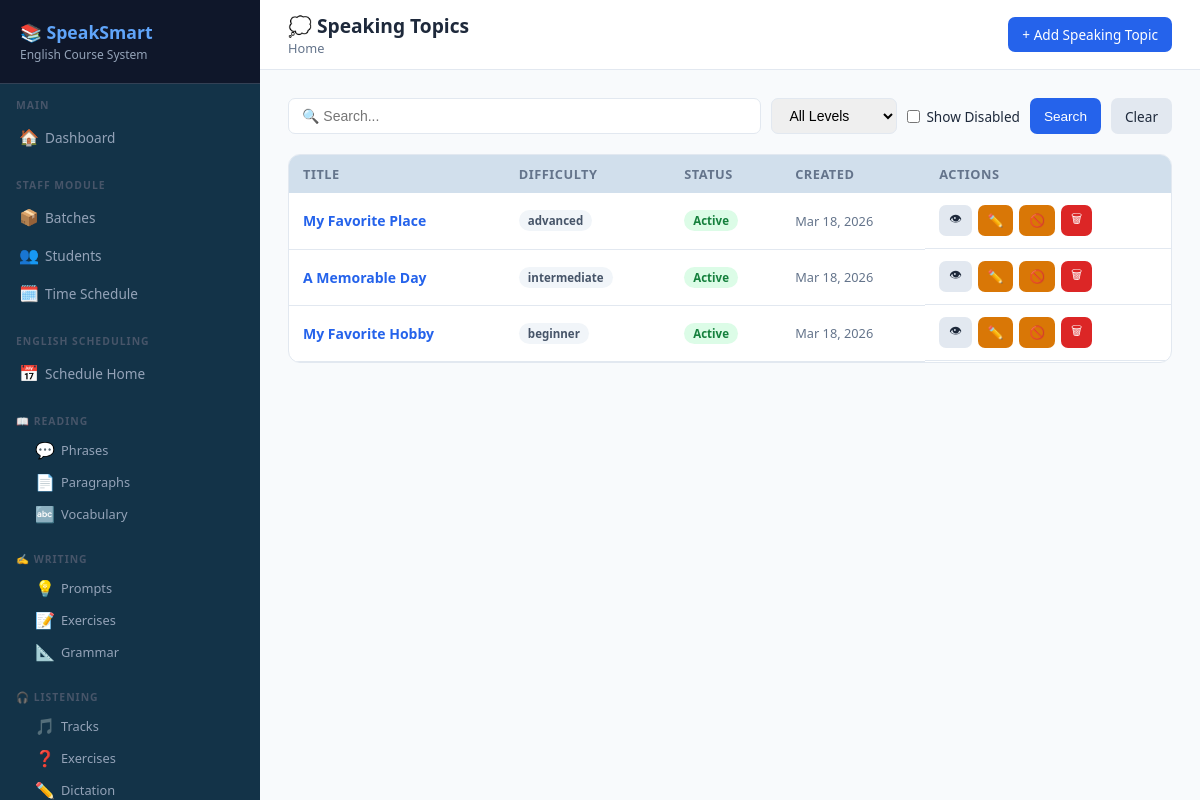
Screenshot of /scheduling/speaking/topics/ (signed in) with the database file from the repository.
### scheduling/models.py (models this page shows, shortened)
class SpeakingTopic(models.Model):
    title = models.CharField(max_length=200)
    description = models.TextField()
    discussion_questions = models.TextField(blank=True)
    useful_phrases = models.TextField(blank=True)
    time_limit_minutes = models.PositiveIntegerField(null=True, blank=True)
    difficulty = models.CharField(max_length=20, choices=DIFFICULTY_CHOICES, default='beginner')
    is_active = models.BooleanField(default=True)
    created_by = models.ForeignKey(User, on_delete=models.SET_NULL, null=True)
    created_at = models.DateTimeField(auto_now_add=True)

### scheduling/views.py (the view)
# urls.py: path('speaking/topics/', views.speaking_topic_list, name='speaking_topic_list'),
@login_required
def speaking_topic_list(request):
    return _list_view(request, SpeakingTopic, 'scheduling/speaking/topic_list.html')

### scheduling/views.py (called while the page is built)
def _list_view(request, model, template, extra_ctx=None):
    search = request.GET.get('search', '')
    diff = request.GET.get('difficulty', '')
    show_all = request.GET.get('show_all', '')
    qs = model.objects.all()
    if not show_all:
        qs = qs.filter(is_active=True)
    if diff:
        qs = qs.filter(difficulty=diff)
    if search and hasattr(model, 'text'):
        qs = qs.filter(Q(text__icontains=search))
    elif search and hasattr(model, 'title'):
        qs = qs.filter(Q(title__icontains=search))
    ctx = {'items': qs.order_by('-created_at'), 'search': search,
           'difficulty': diff, 'show_all': show_all}
    if extra_ctx:
        ctx.update(extra_ctx)
    return render(request, template, ctx)

### scheduling/templates/scheduling/speaking/topic_list.html (shortened to what this page needs)
{% extends "base.html" %}
{% block page_title %}💭 Speaking Topics{% endblock %}
{% block topbar_actions %}<a href="{% url 'scheduling:speaking_topic_create' %}" class="btn btn-primary">+ Add Speaking Topic</a>{% endblock %}
{% block content %}
<div class="search-bar">
  <form method="get" style="display:flex;gap:10px;flex-wrap:wrap;width:100%">
    <input name="search" value="{{ search }}" placeholder="🔍 Search..." style="flex:1;min-width:200px">
    <select name="difficulty">
      <option value="">All Levels</option>
    </select>
    <label style="display:flex;align-items:center;gap:6px;font-size:.85rem"><input type="checkbox" name="show_all" {%if show_all%}checked{%endif%} value="1"> Show Disabled</label>
    <button type="submit" class="btn btn-primary">Search</button>
    <a href="{% url 'scheduling:speaking_topic_create' %}" class="btn btn-secondary">Clear</a>
  </form>
</div>
<div class="card">
  <div class="card-body" style="padding:0">
    <table>
      <thead><tr><th>Title</th><th>Difficulty</th><th>Status</th><th>Created</th><th>Actions</th></tr></thead>
      <tbody>
      {%for item in items%}
      <tr>
        <td><a href="{% url 'scheduling:speaking_topic_detail' item.pk %}" style="font-weight:600;color:#2563eb;text-decoration:none">{{ item.title }}</a></td>
        <td><span class="badge badge-secondary">{{ item.difficulty }}</span></td>
        <td><span class="badge badge-{%if item.is_active%}success{%else%}danger{%endif%}">{%if item.is_active%}Active{%else%}Disabled{%endif%}</span></td>
        <td style="color:#64748b;font-size:.8rem">{{ item.created_at|date:"M d, Y" }}</td>
        <td class="action-buttons">
          <a href="{% url 'scheduling:speaking_topic_detail' item.pk %}" class="btn btn-secondary btn-sm">👁</a>
          <a href="{% url 'scheduling:speaking_topic_edit' item.pk %}" class="btn btn-warning btn-sm">✏️</a>
          <a href="{% url 'scheduling:speaking_topic_toggle' item.pk %}" class="btn btn-{%if item.is_active%}warning{%else%}success{%endif%} btn-sm" onclick="return confirm('Toggle status?')">{%if item.is_active%}🚫{%else%}✅{%endif%}</a>
          <a href="{% url 'scheduling:speaking_topic_delete' item.pk %}" class="btn btn-danger btn-sm" onclick="return confirm('Delete permanently?')">🗑</a>
        </td>
      </tr>
      {%empty%}
      <tr><td colspan="5"><div class="empty-state"><div class="icon">💭</div><p>No speaking topics yet.<br><a href="{% url 'scheduling:speaking_topic_create' %}">Add one now</a></p></div></td></tr>
      {%endfor%}
      </tbody>
    </table>
  </div>
</div>
{% endblock %}

### templates/base.html (style rules this page uses)
* { box-sizing: border-box; margin: 0; padding: 0; }
:root { --primary: #2563eb; --primary-dark: #1d4ed8; --secondary: #7c3aed; --success: #16a34a; --warning: #d97706; --danger: #dc2626; --bg: #f8fafc; --card: #ffffff; --border: #e2e8f0; --text: #1e293b; --muted: #64748b; --sidebar-w: 260px; }
body { font-family: 'Segoe UI', sans-serif; background: var(--bg); color: var(--text); display: flex; min-height: 100vh; }
.card { background: var(--card); border-radius: 12px; border: 1px solid var(--border); overflow: hidden; margin-bottom: 20px; }
.card-body { padding: 20px; }
table { width: 100%; border-collapse: collapse; font-size: 0.875rem; min-width: 500px; }
th { background: #d1dfec; padding: 10px 14px; text-align: left; font-weight: 600; font-size: 0.8rem; color: var(--muted); text-transform: uppercase; letter-spacing: 0.5px; white-space: nowrap; }
td { padding: 12px 14px; border-bottom: 1px solid var(--border); vertical-align: middle; }
.btn { display: inline-flex; align-items: center; gap: 6px; padding: 8px 14px; border-radius: 7px; font-size: 0.85rem; font-weight: 500; cursor: pointer; border: none; text-decoration: none; transition: all 0.15s; white-space: nowrap; }
.btn-primary { background: var(--primary); color: white; }
.btn-danger { background: var(--danger); color: white; }
.btn-warning { background: var(--warning); color: white; }
.btn-secondary { background: #e2e8f0; color: var(--text); }
.btn-sm { padding: 5px 10px; font-size: 0.78rem; }
.badge { display: inline-block; padding: 3px 9px; border-radius: 20px; font-size: 0.72rem; font-weight: 600; white-space: nowrap; }
.badge-success { background: #dcfce7; color: #15803d; }
.badge-secondary { background: #f1f5f9; color: #475569; }
.search-bar { display: flex; gap: 10px; align-items: center; flex-wrap: wrap; margin-bottom: 20px; }
.search-bar input, .search-bar select { padding: 8px 13px; border: 1.5px solid var(--border); border-radius: 7px; font-size: 0.875rem; }
.action-buttons { display: flex; gap: 6px; flex-wrap: wrap; }

### rows the page displays
SpeakingTopic: title "My Favorite Place", difficulty "advanced", is_active "Active", created_at "Mar 18, 2026"
SpeakingTopic: title "A Memorable Day", difficulty "intermediate", is_active "Active", created_at "Mar 18, 2026"
SpeakingTopic: title "My Favorite Hobby", difficulty "beginner", is_active "Active", created_at "Mar 18, 2026"
